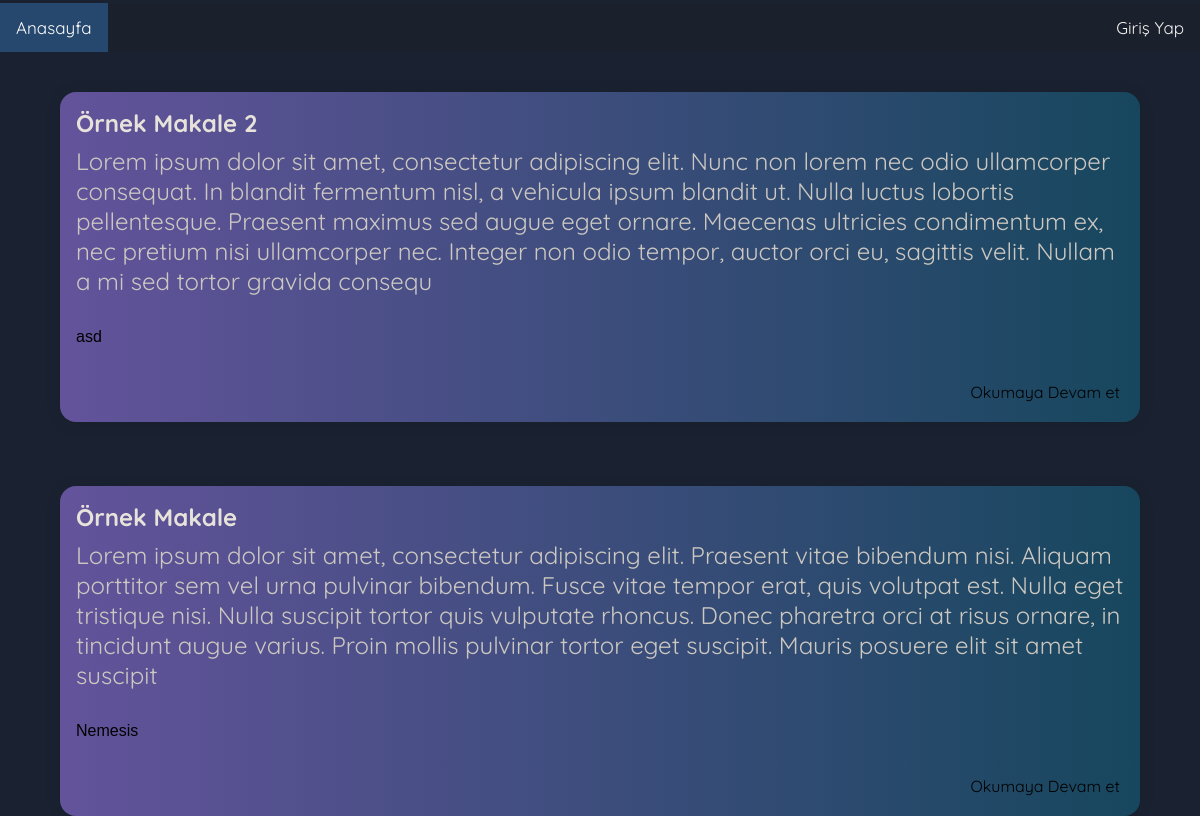
The page / on the database its author committed.
### tables this page shows
CREATE TABLE articles
                (content_id INTEGER PRIMARY KEY,
                    title NOT NULL,
                    content NOT NULL,
                    author NOT NULL);

### app.py (the view)
@app.route("/")
def index():
    total = article.getTotalContent()
    return render_template("index.html", session=session, total=total)

### databases.py (called while the page is built)
    def getTotalContent(self):
        data = self.__cursor.execute("SELECT * From articles").fetchall()
        return data[::-1]

### templates/index.html (shortened to what this page needs)
<!DOCTYPE html>
<html lang="en">
<head>
    <link rel="stylesheet" href="/static/style.css">
</head>
<body>
<div class="topnav">
    <a class="active" href="{{url_for('index')}}">Anasayfa</a>
    {% if 'username' in session %}
      <a href="{{url_for('makaleEkle')}}">Makale Ekle</a>
      <a href="{{url_for('logout')}}" style="float: right; "> Çıkış Yap</a>
      <p style="float: right;font-family: 'Segoe UI', Tahoma, Geneva, Verdana, sans-serif; color: rgb(202, 210, 235); padding-top:9px; ">{{session['username']}}</p>
    {% else %}
      <a href="{{url_for('login')}}" style="float: right; "> Giriş Yap</a>
    {% endif %}
  </div>
  <br><br><br>
  {% for content in total %}
    <div class="container">
      <div class="card">
        <div class="card__body">
          <h4>{{content[1]}}</h4>
          <p style=" overflow-wrap: break-word;"> {{(content[2])[0:400]}}</p>
        </div>
        <div class="card__footer">
        <p>{{content[3]}}</p>
        </div>
        <a href="{{ url_for('details', Id=content[0])}}" style="text-decoration: none; color: black; float: right; text-align: end; margin: 20px;">Okumaya Devam et</a>
      </div>
    </div>
  {% endfor %}
</body>
</html>

### static/style.css (style rules this page uses)
*, *::before, *::after { box-sizing: border-box; padding: 0; margin: 0; }
body { font-family: "Quicksand", sans-serif; display: grid; place-items: center; height: 100vh; background-color: rgba(26,34,49,255); }
.container { display: flex; flex-wrap: wrap; justify-content: center; min-width: 90%; max-width: 90%; margin-block: 2rem; gap: 2rem; }
.card { display: flex; flex-direction: column; min-width: 100%; overflow: hidden; box-shadow: 0 .1rem 1rem rgba(0, 0, 0, 0.1); border-radius: 1em; background: #796d61; background: linear-gradient(to right, #63539b, #155a75a8); }
.card__body { padding: 1rem; display: flex; flex-direction: column; gap: .5rem; }
.card__body p { font-size: 1.5rem; color: rgb(204, 200, 193); }
.card__body h4 { font-size: 1.5rem; text-transform: capitalize; color: rgb(231, 227, 219); }
.card__footer { display: flex; padding: 1rem; margin-top: auto; color: #000000; font-family: 'Lucida Sans', 'Lucida Sans Regular', 'Lucida Grande', 'Lucida Sans Unicode', Geneva, Verdana, sans-serif; }
.topnav { overflow: hidden; background-color: #1b212c ; width: 100%; position: fixed; top: 0; margin-top: 3px; }
.topnav a { float: left; color: #f2f2f2; text-align: center; padding: 14px 16px; text-decoration: none; font-size: 17px; }
.topnav a.active { background-color: #26486e; color: white; }

### rows shown on the page
articles: title "Örnek Makale 2", content "Lorem ipsum dolor sit amet, consectetur adipiscing elit. Nunc non lorem nec odio ullamcorper consequat. In blandit fermentum nisl, a vehicula ipsum blandit ut. Nulla luctus lobortis pellentesque. Praesent maximus sed augue eget ornare. Maecenas ultricies condimentum ex, nec pretium nisi ullamcorper nec. Integer non odio tempor, auctor orci eu, sagittis velit. Nullam a mi sed tortor gravida consequ", author "asd"
articles: title "Örnek Makale", content "Lorem ipsum dolor sit amet, consectetur adipiscing elit. Praesent vitae bibendum nisi. Aliquam porttitor sem vel urna pulvinar bibendum. Fusce vitae tempor erat, quis volutpat est. Nulla eget tristique nisi. Nulla suscipit tortor quis vulputate rhoncus. Donec pharetra orci at risus ornare, in tincidunt augue varius. Proin mollis pulvinar tortor eget suscipit. Mauris posuere elit sit amet suscipit", author "Nemesis"
